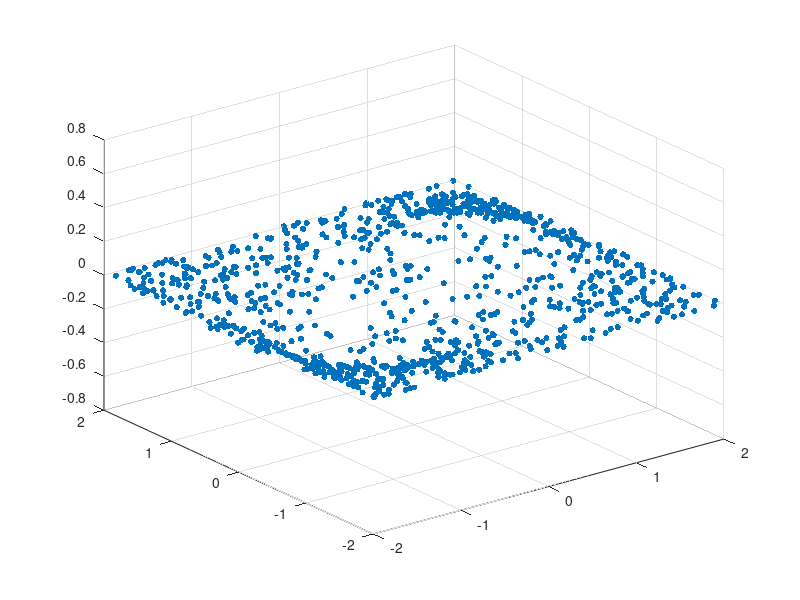

The MATLAB source for this figure: (Note: this script raises an error after producing the figure.)
x = rand(1000,1)*4-2;
y = rand(1000,1)*4-2;
z = x.*exp(-x.^2-y.^2);
scatter3(x,y,z,20,'filled');
hold on

F = TriScatteredInterp(x,y,z);
x=linspace(-4,4,100);
y=x;
[x,y]=meshgrid(x,y);
z=F(x,y);
surf(x,y,z)
shading flat
light
